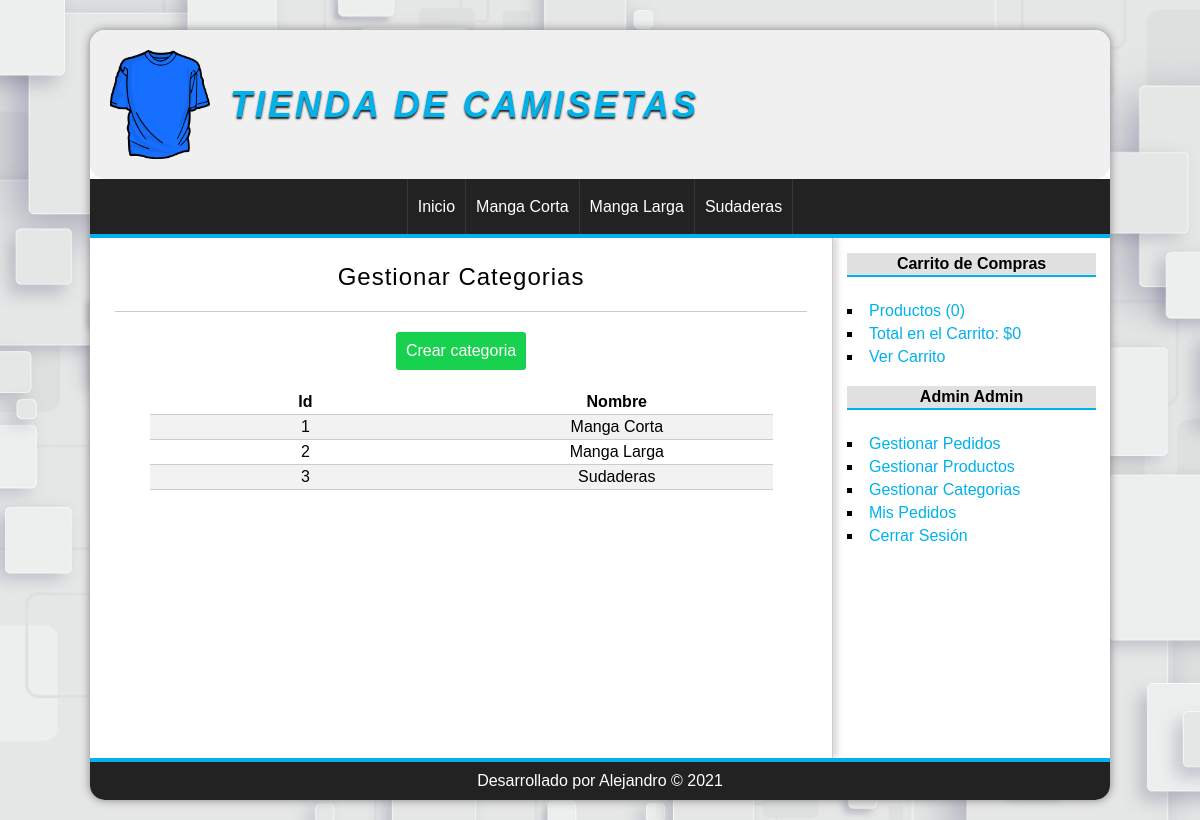
Page /categoria/index (signed in) on the committed database.
### tables this page shows
CREATE TABLE categorias(
    id INT(255) AUTO_INCREMENT NOT NULL,
    nombre VARCHAR(100) NOT NULL,
    CONSTRAINT pk_categorias PRIMARY KEY (id)
);

### config/db.php (called while the page is built)
<?php
class Database
{
    public static function connect()
    {
        $db = new mysqli("localhost", "root", "", "tienda", 3308);
        $db->query("SET NAMES 'UTF8'");
        return $db;
    }
}

### helpers/utils.php (called while the page is built, shortened)
<?php
class Utils
{
    public static function showCategorias()
    {
        require_once 'models/categoria.php';
        $categoria = new Categoria();
        $categorias = $categoria->getAll();
        return $categorias;
    }
}

### models/categoria.php (called while the page is built, shortened)
<?php
class Categoria
{
    private $db;
    public function __construct()
    {
        $this->db = Database::connect();
    }
    public function getAll()
    {
        $categorias = $this->db->query("SELECT * FROM CATEGORIAS");
        return $categorias;
    }
}

### controllers/categoriaController.php (called while the page is built, shortened)
<?php
require_once 'models/categoria.php';
class CategoriaController
{
    public function index()
    {
        $categoria = new Categoria();
        $categorias = $categoria->getAll();
        require_once 'views/categoria/index.php';
    }
}

### views/categoria/index.php (the view)
<h1>Gestionar Categorias</h1>
<a href="<?= base_url ?>categoria/crear" class="button button-sm">Crear categoria</a>
<div style="overflow-x:auto;">
    <table>
        <thead>
            <tr>
                <th>Id</th>
                <th>Nombre</th>
            </tr>
        </thead>
        <tbody>
            <?php while ($cate = $categorias->fetch_object()): ?>
                <tr>
                    <td>
                        <?= $cate->id ?>
                    </td>
                    <td>
                        <?= $cate->nombre ?>
                    </td>
                </tr>
            <?php endwhile; ?>
        </tbody>
    </table>
</div >

### views/layout/header.php (shortened to what this page needs)
<!DOCTYPE html>
<html lang="es">
<head>
    <link rel="stylesheet" href="<?= base_url ?>assets/css/styles.css">
</head>
<body>
    <div id="container">
        <header id="header">
            <div id="logo">
                <img src="<?= base_url ?>assets/images/camiseta.png" alt="Camiseta Logo">
                <a href="<?= base_url ?>">
                    <h1>Tienda de Camisetas</h1>
                </a>
            </div>
        </header>
        <nav id="menu">
            <ul>
                <?php $categorias = Utils::showCategorias(); ?>
                <li>
                    <a href="<?= base_url ?>">Inicio</a>
                </li>
                <?php while ($cat = $categorias->fetch_object()) : ?>
                    <li>
                        <a href="<?= base_url ?>categoria/ver&id=<?= $cat->id ?>"><?= $cat->nombre ?></a>
                    </li>
                <?php endwhile; ?>
            </ul>
        </nav>
        <div id="content">

### assets/css/styles.css (style rules this page uses)
* { margin: 0; padding: 0; font-family: Arial, Helvetica, sans-serif; }
body { background: url(../images/5026563.jpg); background-repeat: inherit; background-size: cover; }
a { color: #01b1ea; text-decoration: none; }
#container { height: auto; width: 85%; background: white; margin: 0 auto; margin-top: 30px; margin-bottom: 20px; min-height: 65vh; box-shadow: 0 0 10px gray; border-radius: 15px; }
#header { width: 100%; height: auto; background: #f0f0f0f0; border-radius: 15px; }
#logo { display: flex; flex-direction: row; flex-wrap: wrap; align-items: center; padding: 20px; margin-left: 20px; }
#logo img { width: 100px; transition: all 300ms; }
#logo a { flex-basis: 70%; font-family: "Times New Roman", Times, serif; font-style: italic; font-size: 30px; letter-spacing: 3px; text-transform: uppercase; color: #01b1ea; font-weight: bold; text-decoration: none; margin-left: 20px; text-shadow: 0 2px 2px #222222; transition: all 300ms; }
#menu { background: #222; color: white; height: auto; min-height: 55px; border-bottom: 4px solid #01b1ea; }
#menu ul { display: flex; align-items: center; text-align: center; flex-wrap: wrap; list-style: none; text-decoration: none; justify-content: center; min-height: inherit; }
#menu ul li { border-right: 1px solid #363636; min-height: inherit; line-height: 55px; align-items: center; }
#menu ul li a { display: block; color: white; text-decoration: none; padding-left: 10px; padding-right: 10px; min-height: inherit; transition: all 500ms; }
#menu ul li:first-child { border-left: 1px solid #363636; }
#content { display: flex; flex-direction: row-reverse; justify-content: center; overflow: hidden; background: white; min-height: inherit; }
input[type="button"], input[type="submit"], button, .button { display: block; justify-self: center; border-radius: 2px; width: min-content; padding: 5px; padding-left: 10px; padding-right: 10px; color: white; background: #2979cd; border: 1px solid #11608e; cursor: pointer; margin: 0 auto; border-radius: 3px; }
.button { background: #18d14f; color: white !important; text-decoration: none; border: none; }
.button-sm { width: max-content; padding: 10px; text-align: center; margin-bottom: 20px; }
#central h1 { font-size: 24px; text-align: center; font-weight: normal; letter-spacing: 1px; border-bottom: 1px solid #ccc; margin-bottom: 20px; padding: 20px; padding-top: 0; }
table { border-collapse: collapse; width: 90%; border-bottom: 1px solid #ccc; text-align: center; border-radius: 5px; margin: 0 auto; table-layout: fixed; }
thead { border-radius: 5px; }
td, th { border-bottom: 1px solid #ccc; padding: 3px; overflow: hidden; text-overflow: ellipsis; }
tbody tr:nth-child(odd) { background-color: #f2f2f2; }
@media (min-width: 950px) and (max-width: 1500px) { #logo { flex-wrap: nowrap; margin-left: 0; } }
@media (min-width: 950px) and (max-width: 1500px) { #logo a { font-size: 18px; } }

### rows in the picture
categorias: nombre "Manga Corta", id "1"
categorias: nombre "Manga Larga", id "2"
categorias: nombre "Sudaderas", id "3"

### other values in the picture
$stats['count'] "0"
$stats['total'] "0"
$_SESSION['identity']->nombre "Admin"
$_SESSION['identity']->apellidos "Admin"
